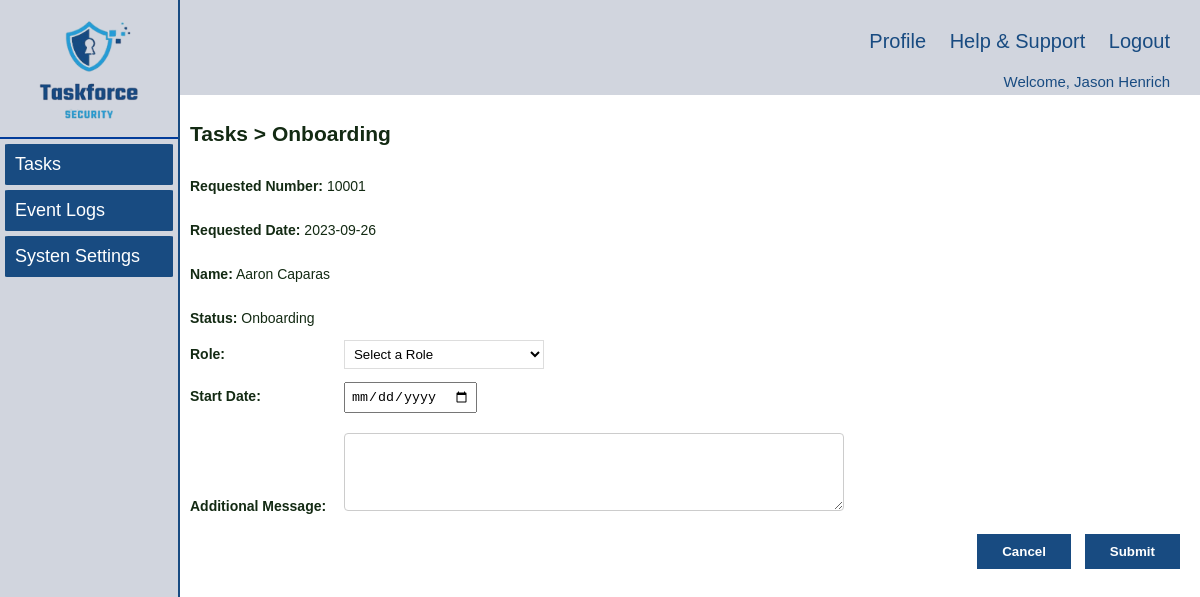
Page /administrator/task_details.php?requestId=10001 (signed in) on the committed database.
### tables this page shows
CREATE TABLE `new_hires` (
  `requestId` int(5) NOT NULL,
  `statusId` char(5) NOT NULL,
  `dateRequest` date NOT NULL,
  `fName` varchar(50) NOT NULL,
  `lName` varchar(50) NOT NULL,
  `description` text NOT NULL,
  `timestamp` timestamp NOT NULL DEFAULT current_timestamp()
);

CREATE TABLE `status` (
  `statusId` char(5) NOT NULL,
  `status` varchar(100) NOT NULL
);

### administrator/task_details.php (the view, shortened to what this page needs)
<!DOCTYPE html>
<html lang="en">
<head>
    <link rel="stylesheet" href="../styles/navigation.css">
    <link rel="stylesheet" href="../styles/style.css">
</head>
<body>
    <div class="wrapper">
        <div class="left_navbar">
            <div class="logo">
                <img src="../images/logo.png" alt="">
            </div>
            <ul>
                <a href="tasks.php"><li>Tasks</li></a>
                <a href="event_logs.php"><li>Event Logs</li></a>
                <a href="system_settings.html"><li>Systen Settings</li></a>
            </ul>
        </div>
        <div class="right_content">
            <div class="upper_navbar">
                <a href="../profile/profile.html">Profile</a>
                <a href="../help_support/help_support.html">Help & Support</a>
                <a href="../login/login.html">Logout</a>
            </div>
            <div class="upper_navbar_user">
                <?php
                $loginName = $_SESSION['loginName'];
                echo 'Welcome, ' . $loginName;
                ?>
              </div>
            <div class="main_content">
                <h2>Tasks > Onboarding</h2>
<?php
if (isset($_GET['requestId'])) {
    $requestId = $_GET['requestId'];
    require_once "../inc/dbconn.inc.php";
    $stmt = $conn->prepare("SELECT dateRequest, fName, lName, s.status
                          FROM new_hires AS n
                          INNER JOIN status AS s ON n.statusId = s.statusId
                          WHERE n.requestId = ?");
    $stmt->bind_param("s", $requestId);
    $stmt->execute();
    $stmt->bind_result($dateRequest, $fName, $lName, $status);
} else {
    echo 'Requested Number: Request ID not provided.';
    exit();
}
?>
                <div id="taskDetails">
                  <form class="onboarding-form">
                  <p><strong>Requested Number:</strong> <?php echo $requestId; ?></p>
    <p><strong>Requested Date:</strong> <?php echo $dateRequest; ?></p>
    <p><strong>Name:</strong> <?php echo $fName . ' ' . $lName; ?></p>
    <p><strong>Status:</strong> <?php echo $status; ?></p>
        <div class="onboarding-element">
          <label for="role">Role:</label>
            <select id="role" name="role" class="select-box">
            <option value="">Select a Role</option>
            </select>
        </div>
        <div class="onboarding-element">
          <label for="startDate">Start Date:</label>
            <input type="date" id="startDate" name="startDate">
        </div>
        <div class="onboarding-element">
          <label for="additionalMessage">Additional Message:</label>
            <textarea id="additionalMessage" name="additionalMessage" rows="4"></textarea>
        </div>
         </form>
    </div>
    <div class="right-button">
        <button id="cancelButton" class="">Cancel</button>
        <button id="submitButton" class="">Submit</button>
    </div>
</body>
</html>

### styles/navigation.css (style rules this page uses)
body { margin: 0% !important; }
.wrapper { width: 100%; height: 100vh; }
.left_navbar { float: left; width: 14.8%; height: 100%; position: fixed; background-color: #D1D5DE; border-right: 2px solid #184B81; }
.left_navbar .logo { margin-top: 20px; margin-bottom: 10px; text-align: center; }
.left_navbar .logo img { width: 100px; height: 100px; margin: 0px auto; }
.left_navbar ul { list-style-type: none; padding-inline-start: 0px !important; border-top: 2px solid #023C9A; }
.left_navbar ul li { font-size: 18px; margin: 5px; padding: 10px; background-color: #184B81; border-radius: 2%; color: white; }
.left_navbar ul a { color: #132A13; text-decoration: none; }
.right_content { float: right; width: 85%; }
.upper_navbar { text-align: right; background-color: #D1D5DE; padding: 30px 30px 20px 30px; font-size: 20px; }
.upper_navbar a { margin-left: 18px; text-decoration: none; color: #184B81; }
.upper_navbar_user { text-align: right; background-color: #D1D5DE; font-size: 15px; color: #184B81; padding-right: 30px; padding-bottom: 5px; }
.main_content { padding: 10px; color: #132A13; }

### styles/style.css (style rules this page uses)
body { font-family: Helvetica, Arial, sans-serif; font-size: 14px; }
button { font-weight: bold; color: #fff; border: none; background-color: #184B81; padding: 10px 25px; cursor: pointer; }
input { padding: 5px; margin-bottom: 10px; }
label { font-weight: bold; margin-bottom: 5px; width: 150px; display: inline-block; margin-bottom: 10px; }
.right-button { text-align: right; }
.right-button button { display: inline-block; margin-right: 10px; }
.select-box { width: 200px; padding: 5px; background-color: #fff; border: 1px solid #ddd; cursor: pointer; }
.inc-task input[type="text"], textarea { width: 50%; padding: 8px; border: 1px solid #ccc; border-radius: 4px; box-sizing: border-box; }
.onboarding-form { display: flex; flex-direction: column; }
.onboarding-element { margin-bottom: 10px; }

### rows in the picture
new_hires: dateRequest "2023-09-26", fName "Aaron", lName "Caparas", statusId.status "Onboarding"

### other values in the picture
$loginName "Jason Henrich"
$requestId "10001"
